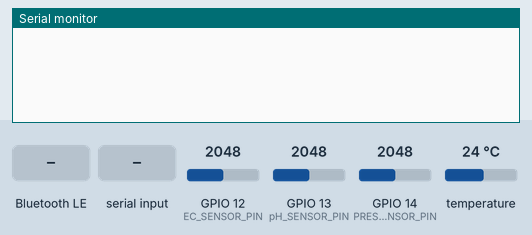
Simulated run of this sketch. Board: ESP32. On the bench: the last lines printed to the serial monitor. The inputs (shaded band) are chosen by the test bench; at power-on: GPIO 12 (EC_SENSOR_PIN) = 2048, GPIO 13 (pH_SENSOR_PIN) = 2048, GPIO 14 (PRESSURE_SENSOR_PIN) = 2048, temperature 24 °C (analog values on the 0–4095 scale). EEPROM starts erased; nothing arrives over Bluetooth unless stated; a phone connects over Bluetooth LE 3 s after start.

Above: at 2.2 s.
2.3 s: Bluetooth LE write "1" received
At 2.9 s:
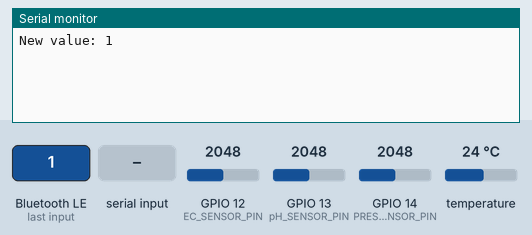
4.5 s: "1" received over the second serial link
At 6.4 s:
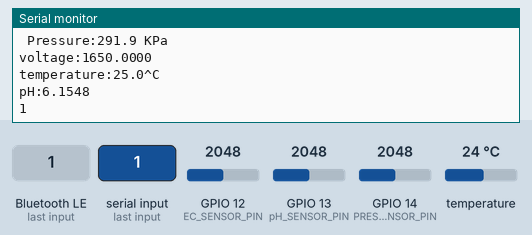
6.5 s: GPIO 12 (EC_SENSOR_PIN) set to 2866
8.0 s: GPIO 13 (pH_SENSOR_PIN) set to 2866
At 9.2 s:
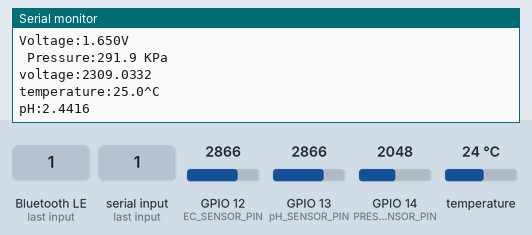
9.5 s: GPIO 14 (PRESSURE_SENSOR_PIN) set to 2866
11.0 s: Bluetooth LE write "0" received
At 11.4 s:
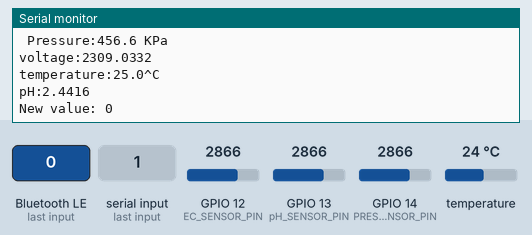

The sketch:

Final_code.ino
```cpp
#define EC_SENSOR_PIN 12          // Output pin of EC Sensor
#define pH_SENSOR_PIN 13          // Output pin of pH Sensor
#define PRESSURE_SENSOR_PIN 14    // Output pin of pressure sensor
#define TEMPERATURE_SENSOR_PIN 5  // Temperature sensor data pin
#define rxPinRS232 10             // RX pin of software serial
#define txPinRS232 11             // TX pin of software serial


#define ESPADC 4096.0    // the esp Analog Digital Convertion value
#define ESPVOLTAGE 3300  // the esp voltage supply value

// Include this header with maintains this order
#include "ble_server.h"
#include "temperature.h"
#include "ec.h"
#include "ph.h"
#include "pressure.h"
#include "weight.h"


void setup() {
  Serial.begin(115200);

  // Initialize ADC
  analogReadResolution(12);        // Set ADC resolution to 12 bits (0-4095)
  analogSetAttenuation(ADC_11db);  // Set input voltage range to 0-3.3V

  configBLE();    // Configure the esp32 BLE
  configEC();     // Configure the EC Sensor
  configPH();     // Configure the pH Sensor
  configRS232();  // Configure RS232 module
}

void loop() {
  if (deviceConnected) {
    sendEC();
    sendPressure();
    sendPH();
    sendTemperature();
    sendWeight();
  }
  delay(2000);
}
```

ble_server.h
```cpp
#include <BLEDevice.h>  // Required Library
#include <BLEServer.h>  // Required Library

// Define service and all characteristic uuid
#define SERVICE_UUID "4fafc201-1fb5-459e-8fcc-c5c9c331914b"
#define EC_CHAR_UUID "beb5483e-36e1-4688-b7f5-ea07361b26a8"
#define PH_CHAR_UUID "4a37b01d-364e-44d9-9335-770e2025b29f"
#define PRESSURE_CHAR_UUID "5c91853c-e8a9-4f44-b425-7a81c42ff3a1"
#define TEMPERATURE_CHAR_UUID "72c0a892-5a94-4d59-8951-dc80bc640c96"
#define WEIGHT_CHAR_UUID "5ad0b248-3ed1-470b-a79a-b46e4e8de64e"


BLEServer* pServer = NULL; // BLEServer object creation

// All charateristic object creation
BLECharacteristic* ecCharacteristic = NULL;
BLECharacteristic* phCharacteristic = NULL;
BLECharacteristic* pressureCharacteristic = NULL;
BLECharacteristic* temperatureCharacteristic = NULL;
BLECharacteristic* weightCharacteristic = NULL;

bool deviceConnected = false;

String receivedData;
// String sendData;


// Callback function for checking the BLE is connected to anything or not
class MyServerCallbacks : public BLEServerCallbacks {
  void onConnect(BLEServer* pServer) {
    deviceConnected = true;
    Serial.println("Connected");
  };

  void onDisconnect(BLEServer* pServer) {
    deviceConnected = false;
    pServer->startAdvertising();
  }
};


// Callback function for receiving data from client and process it
class MyCallbacks : public BLECharacteristicCallbacks {
  void onWrite(BLECharacteristic* pCharacteristic) {
    std::string value = pCharacteristic->getValue();
    receivedData = "";
    if (value.length() > 0) {
      for (int i = 0; i < value.length(); i++) {
        receivedData += value[i];
      }
      Serial.print("New value: ");
      Serial.println(receivedData);
    }
  }
};

// Function for creating a service and multiple characteristics and configure BLE in esp32
void configBLE() {
  BLEDevice::init("ESP-32 BLE");  // BLE Initialization
  pServer = BLEDevice::createServer(); // Create a BLE Server
  pServer->setCallbacks(new MyServerCallbacks());  // Set the callback function for checking the device is connected or not

  BLEService* pService = pServer->createService(SERVICE_UUID);  // Create a service on the server

  // Create characteristic for EC value
  ecCharacteristic = pService->createCharacteristic(
    EC_CHAR_UUID, BLECharacteristic::PROPERTY_READ
                           | BLECharacteristic::PROPERTY_WRITE | BLECharacteristic::PROPERTY_NOTIFY);

  ecCharacteristic->setCallbacks(new MyCallbacks());

  // Create characteristic for pH value
  phCharacteristic = pService->createCharacteristic(
    PH_CHAR_UUID, BLECharacteristic::PROPERTY_READ
                           | BLECharacteristic::PROPERTY_WRITE | BLECharacteristic::PROPERTY_NOTIFY);

  phCharacteristic->setCallbacks(new MyCallbacks());

  // Create characteristic for pressure value
  pressureCharacteristic = pService->createCharacteristic(
    PRESSURE_CHAR_UUID, BLECharacteristic::PROPERTY_READ
                           | BLECharacteristic::PROPERTY_WRITE | BLECharacteristic::PROPERTY_NOTIFY);

  pressureCharacteristic->setCallbacks(new MyCallbacks());

  // Create characteristic for temperature value
  temperatureCharacteristic = pService->createCharacteristic(
    TEMPERATURE_CHAR_UUID, BLECharacteristic::PROPERTY_READ
                           | BLECharacteristic::PROPERTY_WRITE | BLECharacteristic::PROPERTY_NOTIFY);

  temperatureCharacteristic->setCallbacks(new MyCallbacks());

  // Create characteristic for weight value
  weightCharacteristic = pService->createCharacteristic(
    WEIGHT_CHAR_UUID, BLECharacteristic::PROPERTY_READ
                           | BLECharacteristic::PROPERTY_WRITE | BLECharacteristic::PROPERTY_NOTIFY);

  weightCharacteristic->setCallbacks(new MyCallbacks());

  pService->start(); // Start the server

  // Start advertisment
  pServer->getAdvertising()->addServiceUUID(pService->getUUID());
  pServer->getAdvertising()->start();

  delay(1000);
}

// Function for sending data on desired characteristic
void send_data(BLECharacteristic* pCharacteristic, String data){
  pCharacteristic->setValue(data.c_str());  // sending from esp32
  pCharacteristic->notify();  // Notify the client for receiving data
}
```

ec.h
```cpp
/*
 * You can send commands in the serial monitor to execute the calibration.
 * Serial Commands:
 *   enterec -> enter the calibration mode
 *   calec   -> calibrate with the standard buffer solution, two buffer solutions(1413us/cm and 12.88ms/cm) will be automaticlly recognized
 *   exitec  -> save the calibrated parameters and exit from calibration mode
 */

#include "Arduino.h"  // Required Library
//#include "Adafruit_ADS1015.h" // Required Library when use external ADC
#include "DFRobot_ESP_EC.h"  // Required Library
#include "EEPROM.h"          // Required Library

#define EC_PIN EC_SENSOR_PIN  // Define the EC Sensor output pin

DFRobot_ESP_EC ec;  // EC object creation
//Adafruit_ADS1115 ads;  // Required when use external ADC

float voltage, ecValue, temperature = 25;


// Function for configuring EC Sensor
void configEC() {
  EEPROM.begin(32);  //needed EEPROM.begin to store calibration k in eeprom
  ec.begin();        //by default lib store calibration k since 10 change it by set ec.begin(30); to start from 30
                     //ads.setGain(GAIN_ONE);  // Required when use external ADC
                     //ads.begin();  // Required when use external ADC
}


// Function for getting EC value from sensor
float getEC() {
  static unsigned long timepoint = millis();
  if (millis() - timepoint > 1000U)  //time interval: 1s
  {

    timepoint = millis();
    //voltage = ads.readADC_SingleEnded(0) / 10;
    voltage = analogRead(EC_PIN) / ESPADC * ESPVOLTAGE;  // read the voltage
    Serial.print("voltage:");
    Serial.println(voltage, 4);

    //temperature = readTemperature();  // read your temperature sensor to execute temperature compensation
    Serial.print("temperature:");
    Serial.print(temperature, 1);
    Serial.println("^C");

    ecValue = ec.readEC(voltage, temperature);  // convert voltage to EC with temperature compensation
    Serial.print("EC:");
    Serial.print(ecValue, 4);
    Serial.println("ms/cm");
  }
  ec.calibration(voltage, temperature);  // calibration process by Serail CMD
  return ecValue;
}

// Function for sending EC value
void sendEC() {
  getEC();  // Get EC value from sensor
  // ecValue = (float) generateRealRandom(5,100);
  String data = (String)ecValue; // Convert it into String
  send_data(ecCharacteristic, data); // Send data on it's charscteridtic
}
```

ph.h
```cpp
/*
 * You can send commands in the serial monitor to execute the calibration.
 * Serial Commands:
 *   enterph -> enter the calibration mode
 *   calph   -> calibrate with the standard buffer solution, two buffer solutions(4.0 and 7.0) will be automaticlly recognized
 *   exitph  -> save the calibrated parameters and exit from calibration mode
 */

#include "DFRobot_ESP_PH.h"  // Required Library

DFRobot_ESP_PH ph;  // pH Object creation

#define PH_PIN pH_SENSOR_PIN

float phvoltage, phValue, phtemperature = 25;

// Function for configure pH Sensor
void configPH() {
  EEPROM.begin(32);  //needed to permit storage of calibration value in eeprom
  ph.begin();
}


// Function for get pH value from sensor
float getPH() {
  static unsigned long timepoint1 = millis();
  if (millis() - timepoint1 > 1000U)  //time interval: 1s
  {
    timepoint1 = millis();
    phvoltage = analogRead(PH_PIN) / ESPADC * ESPVOLTAGE;  // read the voltage
    Serial.print("voltage:");
    Serial.println(phvoltage, 4);

    //temperature = readTemperature();  // read your temperature sensor to execute temperature compensation
    Serial.print("temperature:");
    Serial.print(phtemperature, 1);
    Serial.println("^C");

    phValue = ph.readPH(phvoltage, phtemperature);  // convert voltage to pH with temperature compensation
    Serial.print("pH:");
    Serial.println(phValue, 4);
  }
  ph.calibration(phvoltage, phtemperature);  // calibration process by Serail CMD
  return phValue;
}


void sendPH() {
  getPH();  // Getting pH value from the Sensor
  // phValue = (float) generateRealRandom(0,14);
  String data = (String)phValue;      // Convert it into String
  send_data(phCharacteristic, data);  // Send data on it's characteristic
}
```

pressure.h
```cpp
/************************************************************
  Calibration: connect the 3 pin wire to the ESP-32 (VCC, GND and Signal)
  without connecting the sensor to the water pipe and run the program
  for once. Mark down the LOWEST voltage value through the serial
  monitor and revise the "OffSet" value to complete the calibration.

  After the calibration the sensor is ready for measuring!
**************************************************************/

const float OffSet = 0.483;  // Offset voltage

float V, P;

// Function for getting pressure from sensor
float getPressure() {
  //Connect sensor to Analog 0
  V = analogRead(PRESSURE_SENSOR_PIN) * (3.3 / 4095.0);  //Sensor output voltage
  P = (V - OffSet) * 250;                                //Calculate water pressure

  Serial.print("Voltage:");
  Serial.print(V, 3);
  Serial.println("V");

  Serial.print(" Pressure:");
  Serial.print(P, 1);
  Serial.println(" KPa");
  Serial.println();

  return P;
}

// Function for sending preesure
void sendPressure() {
  getPressure(); // Getting pressure from sensor
  //P = (float) generateRealRandom(250, 10000);
  String data = (String)P; // Convert it into String
  send_data(pressureCharacteristic, data); // Send pressure on it's characteristic
}
```

temperature.h
```cpp
#include <OneWire.h>  // Required Library

//Temperature chip i/o
OneWire ds(TEMPERATURE_SENSOR_PIN);  // Object creation

// Function for reading temperature
float readTemperature() {
  //returns the temperature from one DS18S20 in DEG Celsius

  byte data[12];
  byte addr[8];

  if (!ds.search(addr)) {
    //no more sensors on chain, reset search
    ds.reset_search();
    return -1000;
  }

  if (OneWire::crc8(addr, 7) != addr[7]) {
    Serial.println("CRC is not valid!");
    return -1000;
  }

  if (addr[0] != 0x10 && addr[0] != 0x28) {
    Serial.print("Device is not recognized");
    return -1000;
  }

  ds.reset();
  ds.select(addr);
  ds.write(0x44, 1);  // start conversion, with parasite power on at the end

  ds.reset();
  ds.select(addr);
  ds.write(0xBE);  // Read Scratchpad


  for (int i = 0; i < 9; i++) {  // we need 9 bytes
    data[i] = ds.read();
  }

  ds.reset_search();

  byte MSB = data[1];
  byte LSB = data[0];

  float tempRead = ((MSB << 8) | LSB);  //using two's compliment
  float TemperatureSum = tempRead / 16;

  return TemperatureSum;
}

// Function for sending temperature
void sendTemperature() {
  float tempe = readTemperature(); // Getting temperature from sensor
  //float tempe = (float) generateRealRandom(0,100);
  String data = (String)tempe;  // Convert it into String
  send_data(temperatureCharacteristic, data); // Send data on it's characteristic
}
```

weight.h
```cpp
// Function for configure RS232
void configRS232() {
  Serial2.begin(9600); // Initialize the software serial
}

// Function for getting weight from Serial
String getWeight() {
  if (Serial2.available()) {
    String data = Serial2.readString(); // Read the incoming string from the software serial
    Serial.println(data); // Print the received string to the hardware serial
    return data;
  }
  return "";
}

// Function for sending weight value
void sendWeight(){
  String data = getWeight(); // Getting weight from RS232
  //String data = (String) generateRealRandom(5,50);
  send_data(weightCharacteristic, data); // Send data on it's characteristic
}
```

Measured:
- after the input at 2.3 s, the serial monitor: prints a new line after 0.05 s (image 1)
- after the input at 4.5 s, the serial monitor: prints a new line after 1.6 s (image 2)
- after the input at 8.0 s, the serial monitor: prints a new line after 0.06 s (image 3)
- after the input at 11.0 s, the serial monitor: prints a new line after 0.05 s (image 4)
